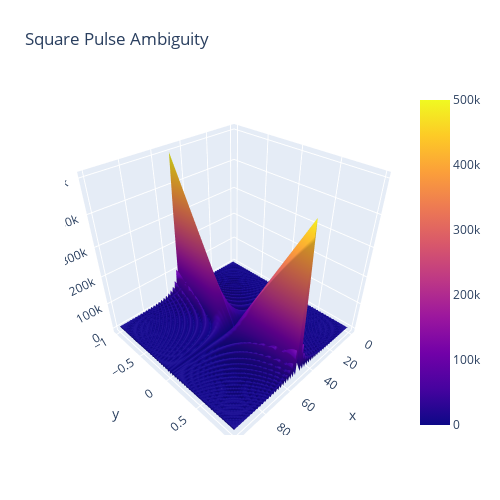

The code cell stored with this chart in its notebook:
### Code cell
S_flat = np.ones([100,])
S_flat[25:75] = 100*np.ones([50,])
z = ambiguity_function(S_flat,50,True)
z_mag = np.absolute(z)
sh_0, sh_1 = z_mag.shape
print(z_mag.shape)
#print(z_mag)
x, y = np.linspace(0, 100, sh_0), np.linspace(-1, 1, sh_1)


fig = go.Figure(data=[go.Surface(z=z_mag,x=x,y=y)])

fig.update_layout(title='Square Pulse Ambiguity', autosize=True,
                  width=500, height=500,
                  margin=dict(l=65, r=50, b=65, t=90))

fig.show()
